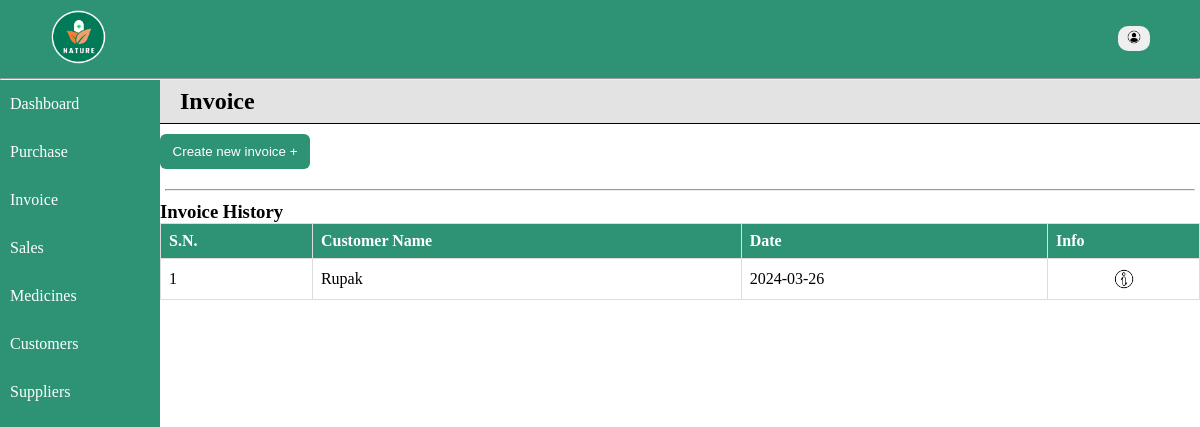
The app's page /home/invoice.php, older data.
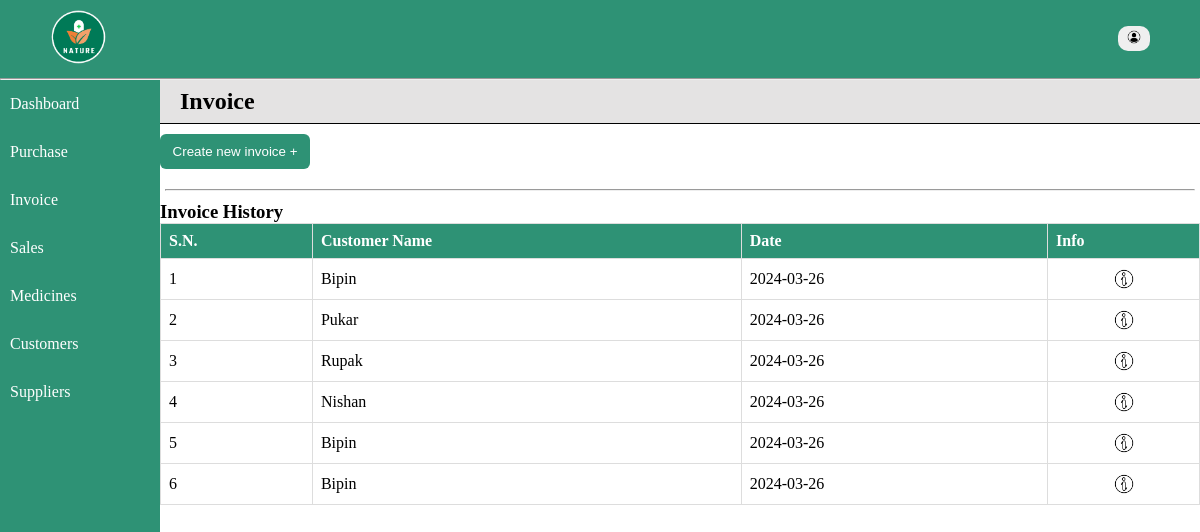
The same page, newer data.
### tables this page shows
CREATE TABLE `invoice` (
  `id` int(11) NOT NULL,
  `invoice_no` int(11) NOT NULL,
  `customer_name` varchar(128) NOT NULL,
  `medicine_name` varchar(128) NOT NULL,
  `quantity` int(11) NOT NULL,
  `rate` int(11) NOT NULL,
  `total` int(11) NOT NULL,
  `date` date NOT NULL
);

### includes/database.php (called while the page is built, shortened)
<?php
    function groupBy($conn, $arg, $group) {
        $sql = "select * from $arg group by $group";
        $result = mysqli_query($conn, $sql);
        return $records = mysqli_fetch_all($result, MYSQLI_ASSOC);
    }
?>

### home/invoice.php (the view, shortened to what this page needs)
<?php
include "../includes/database.php";
$records = groupBy($conn, 'invoice', 'invoice_no');
?>
<!DOCTYPE html>
<html lang="en">
<head>
    <link rel="stylesheet" href="../styles/style.css">
</head>
<body>
<div class="container">
<?php include '../includes/nav.php'; ?>
<div class="main">
        <?php include '../includes/menu.php'; ?>
        <div class="content-wrapper">
            <div class="entries">
                <h2>Invoice</h2>
                <button class="btn" id="new-invoice-btn">Create new invoice + </button>
                <form action="" method="post">
                        <hr>
                </form>
            </div>
    <div class="records">
        <h3>Invoice History</h3>
        <table class="table">
            <tr>
                <th>S.N.</th>
                <th>Customer Name</th>
                <th>Date</th>
                <th>Info</th>
            </tr>
            <?php if(!empty($records)): ?>
                <?php foreach($records as $key => $record): ?>
                    <tr>
                <td><?= $key+1; ?></td>
                <td><?= $record['customer_name']; ?></td>
                <td><?= $record['date']; ?></td>
                <td><a href="bill.php?invoice_no=<?= $record['invoice_no']; ?>"><img src="../images/info.png" alt="info" style="width: 24px; display: block; margin: auto;"></a></td>
                    </tr>
                <?php endforeach; ?>
                <?php endif; ?>
        </table>
        </div>
        </div>
    </div>
    </div>
</body>
</html>

Row changes from the older to the newer data that the page shows:
added invoice: customer_name "Bipin", date "2024-03-26"
added invoice: customer_name "Pukar", date "2024-03-26"
added invoice: customer_name "Nishan", date "2024-03-26"
added invoice: customer_name "Bipin", date "2024-03-26"
added invoice: customer_name "Bipin", date "2024-03-26"
